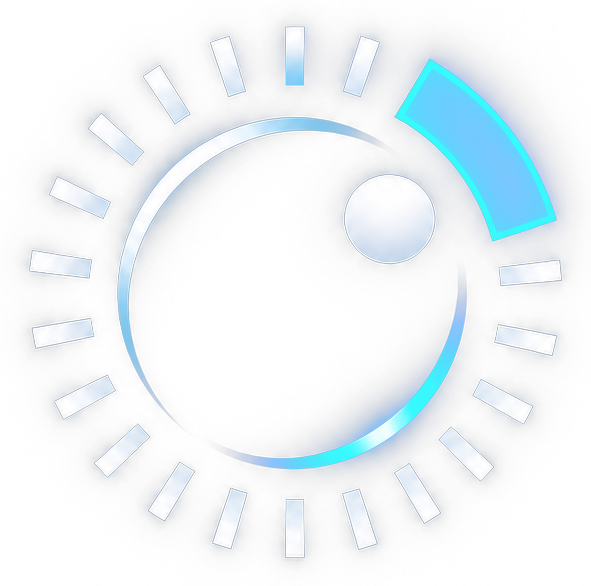
#> input picture iso/airootfs/opt/parametral-src/assets/parametral-mark-1024.png, 591 x 586 px
$ python make_branding_assets.py
#> lines starting #> are read from the running program, lines starting #| are printed output that depends on the picture
#!/usr/bin/env python3
"""Generate the artwork the boot splash and the login theme load at runtime.

Everything stays inside branding/ so the ISO build never depends on scripts/.

Both palettes are generated from the same geometry:
  * light — warm cream, ink watermark, soft white halo (default)
  * dark  — graphite, warm amber glow, light watermark, warm halo

The login theme ships BOTH backgrounds so it can flip live; the splash ships one
directory per palette because plymouth only reads one theme at a time.
"""
import os

from PIL import Image, ImageDraw, ImageFilter

ROOT = os.path.dirname(os.path.dirname(os.path.abspath(__file__)))
ASSETS = os.path.join(ROOT, "assets")
BRAND = os.path.join(ROOT, "branding")

W, H = 1920, 1080
MARK = os.path.join(ASSETS, "parametral-mark-1024.png")

PALETTES = {
    "light": {
        "top": (251, 247, 240),
        "bottom": (231, 219, 200),
        "glow1": ((255, 252, 242), 115),
        "glow2": ((233, 208, 168), 52),
        "mark": ((74, 63, 48), 0.062),
        "echo": ((74, 63, 48), 0.035),
        "halo": ((255, 253, 247), 200),
        "dot": (26, 26, 30, 235),
        "vig": ((62, 52, 40), 34),
    },
    "dark": {
        "top": (22, 24, 29),
        "bottom": (9, 10, 13),
        "glow1": ((255, 176, 102), 52),
        "glow2": ((90, 140, 220), 22),
        "mark": ((255, 246, 232), 0.14),
        "echo": ((255, 246, 232), 0.07),
        "halo": ((255, 236, 205), 92),
        "dot": (240, 235, 225, 230),
        "vig": ((0, 0, 0), 60),
    },
}


def gradient(p):
    strip = Image.new("RGB", (1, H))
    px = strip.load()
    for y in range(H):
        t = y / (H - 1)
        px[0, y] = tuple(round(a + (b - a) * t) for a, b in zip(p["top"], p["bottom"]))
    return strip.resize((W, H), Image.BILINEAR).convert("RGBA")


def glow(img, center, radius, color, strength):
    layer = Image.new("RGBA", img.size, (0, 0, 0, 0))
    d = ImageDraw.Draw(layer)
    cx, cy = center
    for i in range(24, 0, -1):
        r = radius * i / 24
        d.ellipse([cx - r, cy - r, cx + r, cy + r],
                  fill=color + (int(strength * (1 - i / 24) ** 1.5),))
    return Image.alpha_composite(img, layer.filter(ImageFilter.GaussianBlur(radius // 7)))


def vignette(img, color, amount):
    mask = Image.new("L", img.size, 0)
    ImageDraw.Draw(mask).ellipse([-W * 0.30, -H * 0.40, W * 1.30, H * 1.40], fill=255)
    mask = mask.filter(ImageFilter.GaussianBlur(240))
    dark = Image.new("RGBA", img.size, color + (255,))
    dark.putalpha(mask.point(lambda v: int((255 - v) * amount / 255)))
    return Image.alpha_composite(img, dark)


def watermark(color, alpha, size_px=1050, blur=10):
    """The mark recoloured to one flat colour, used as a background ghost."""
    mark = Image.open(MARK).convert("RGBA")
    mark.thumbnail((size_px, size_px), Image.LANCZOS)
    a = mark.split()[3].point(lambda v: int(v * alpha))
    flat = Image.new("RGBA", mark.size, color + (255,))
    flat.putalpha(a)
    return flat.filter(ImageFilter.GaussianBlur(blur))


def logo_glow(color, strength, size_px=620):
    g = Image.new("RGBA", (size_px, size_px), (0, 0, 0, 0))
    d = ImageDraw.Draw(g)
    c = size_px // 2
    for i in range(40, 0, -1):
        r = c * i / 40
        a = int(strength * (1 - i / 40) ** 2.2)
        d.ellipse([c - r, c - r, c + r, c + r], fill=color + (a,))
    return g.filter(ImageFilter.GaussianBlur(size_px // 14))


def background(p, with_watermark=True):
    img = gradient(p)
    img = glow(img, (W // 2, 380), 660, *p["glow1"])
    img = glow(img, (W // 2, 840), 920, *p["glow2"])
    if with_watermark:
        wm = watermark(*p["mark"])
        img.alpha_composite(wm, (int(W * 0.80) - wm.width // 2,
                                 int(H * 0.17) - wm.height // 2))
        echo = watermark(*p["echo"], size_px=760, blur=14)
        img.alpha_composite(echo, (int(W * 0.14) - echo.width // 2,
                                   int(H * 0.88) - echo.height // 2))
    img = vignette(img, *p["vig"])
    return img.convert("RGB")


def dot(color):
    d = Image.new("RGBA", (14, 14), (0, 0, 0, 0))
    ImageDraw.Draw(d).ellipse([2, 2, 11, 11], fill=color)
    return d.filter(ImageFilter.GaussianBlur(0.6))


def write_logos(d):
    mark = Image.open(MARK).convert("RGBA")
    mark.thumbnail((256, 256), Image.LANCZOS)
    mark.save(os.path.join(d, "logo.png"))

    big = Image.open(MARK).convert("RGBA")
    big.thumbnail((420, 420), Image.LANCZOS)
    big.save(os.path.join(d, "logo-large.png"))


def main():
    light, dark = PALETTES["light"], PALETTES["dark"]

    # ---- boot splash: one directory per palette ------------------------------
    for name, p in (("parametral", light), ("parametral-dark", dark)):
        d = os.path.join(BRAND, "plymouth", name)
        os.makedirs(d, exist_ok=True)
        background(p, with_watermark=False).save(os.path.join(d, "background.png"), optimize=True)
#> in background, `img = gradient(p)`:
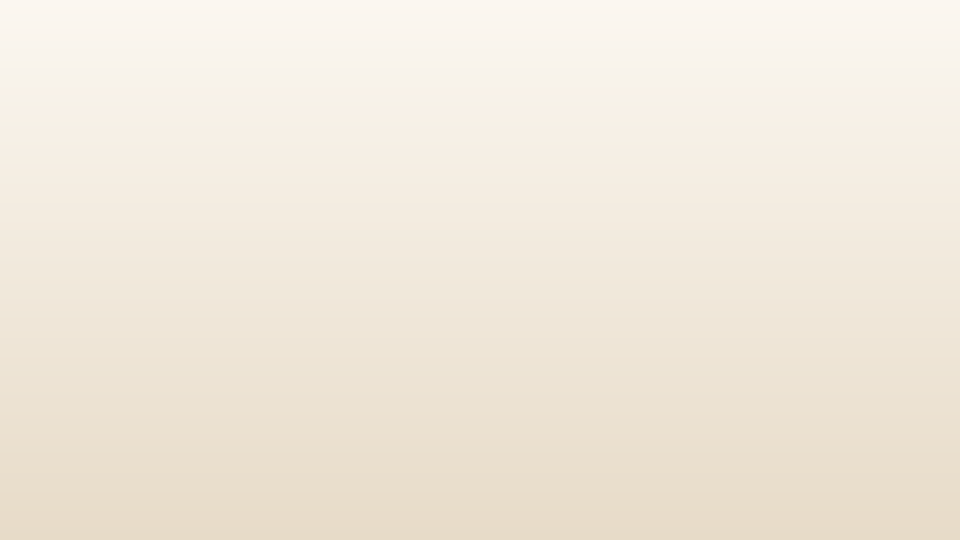
#> img: PIL image 1920x1080 RGBA (shown at 1/2 size); mean R, G, B, A 241, 233, 220, 255
#> in glow, `layer = Image.new("RGBA", img.size, (0, 0, 0, 0))`: layer: PIL image 1920x1080 RGBA; every value is 0
#> in vignette, `mask = Image.new("L", img.size, 0)`: mask: PIL image 1920x1080 L; every value is 0
#> in vignette, `ImageDraw.Draw(mask).ellipse([-W * 0.30, -H * 0.40, W * 1.30, H * 1.40..`: mask: PIL image 1920x1080 L; every value is 255
#> in vignette, `dark = Image.new("RGBA", img.size, color + (255,))`:
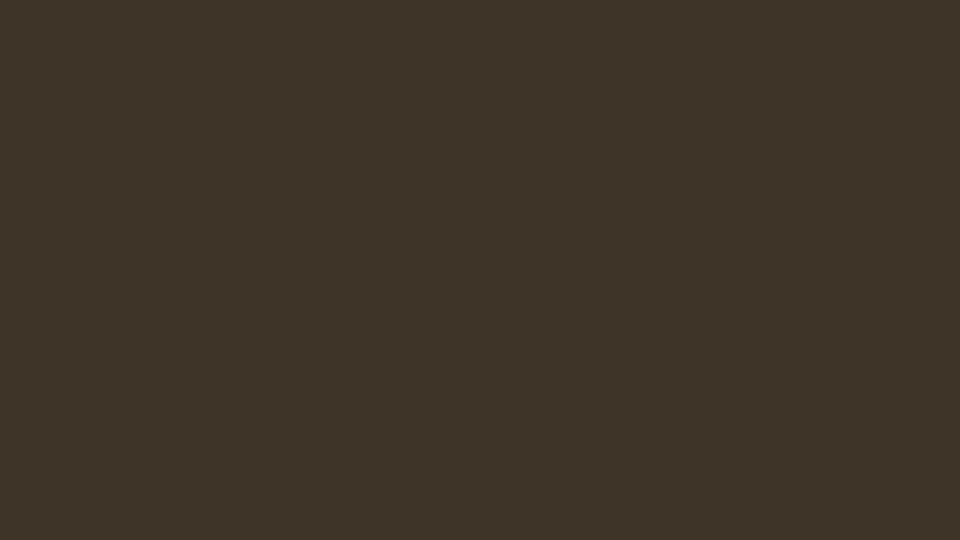
#> dark: PIL image 1920x1080 RGBA (shown at 1/2 size); mean R, G, B, A 62, 52, 40, 255
        write_logos(d)
#> in write_logos, mark is the input picture: PIL image 591x586 RGBA; mean R, G, B, A 22.7, 38.3, 51.9, 38.1
        dot(p["dot"]).save(os.path.join(d, "dot.png"))
        print("wrote", d)

    # ---- login theme: one directory, both backgrounds ------------------------
    d = os.path.join(BRAND, "sddm", "parametral")
    os.makedirs(d, exist_ok=True)
    background(light, True).save(os.path.join(d, "background.png"), optimize=True)
#> in watermark, `a = mark.split()[3].point(lambda v: int(v * alpha))`:
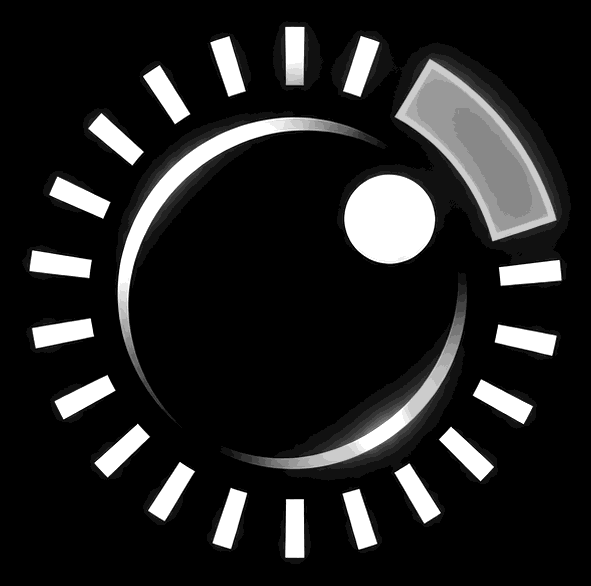
#> a: PIL image 591x586 L; min 0, max 15, mean 2.05; drawn with min black and max white
#> in watermark, `flat = Image.new("RGBA", mark.size, color + (255,))`:
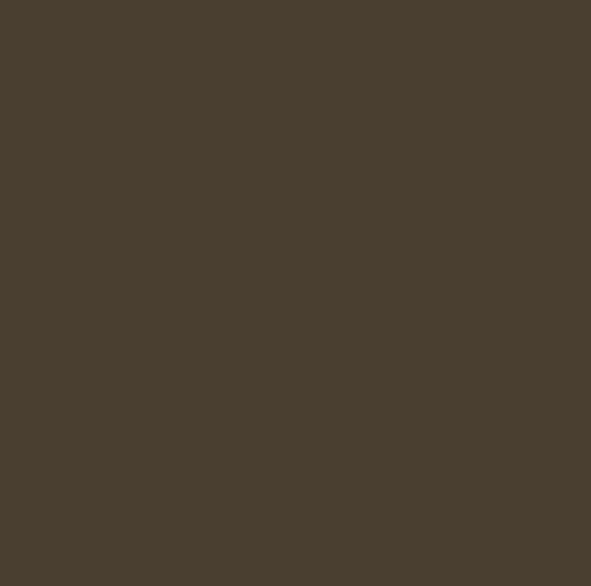
#> flat: PIL image 591x586 RGBA; mean R, G, B, A 74, 63, 48, 255
#> in watermark, `flat.putalpha(a)`:
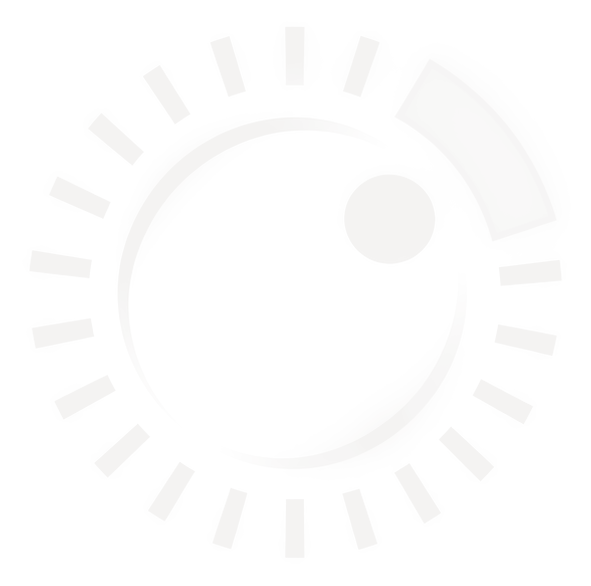
#> flat: PIL image 591x586 RGBA; mean R, G, B, A 74, 63, 48, 2; transparent parts drawn white
    background(dark, True).save(os.path.join(d, "background-dark.png"), optimize=True)
#> call 4 of background, with with_watermark = True
#> call 3 of watermark, with color = (255, 246, 232), alpha = 0.14, size_px = 1050, blur = 10
#> in watermark (call 3), `flat = Image.new("RGBA", mark.size, color + (255,))`:
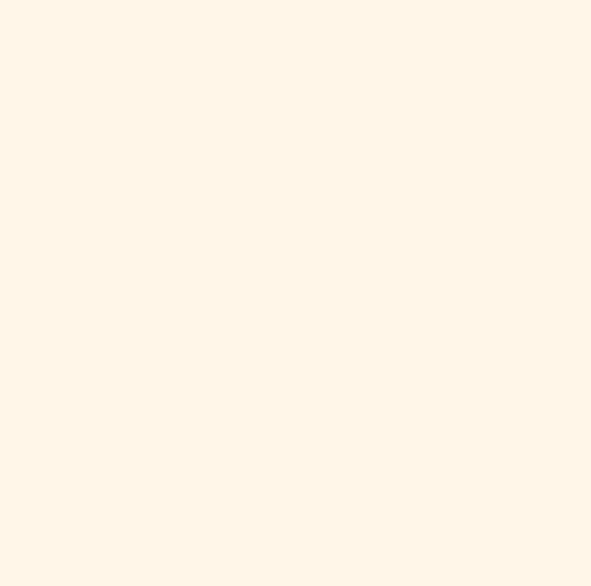
#> flat: PIL image 591x586 RGBA; mean R, G, B, A 255, 246, 232, 255
#> in background (call 4), `img.alpha_composite(wm, (int(W * 0.80) - wm.width // 2, int(H * 0.17) ..`:
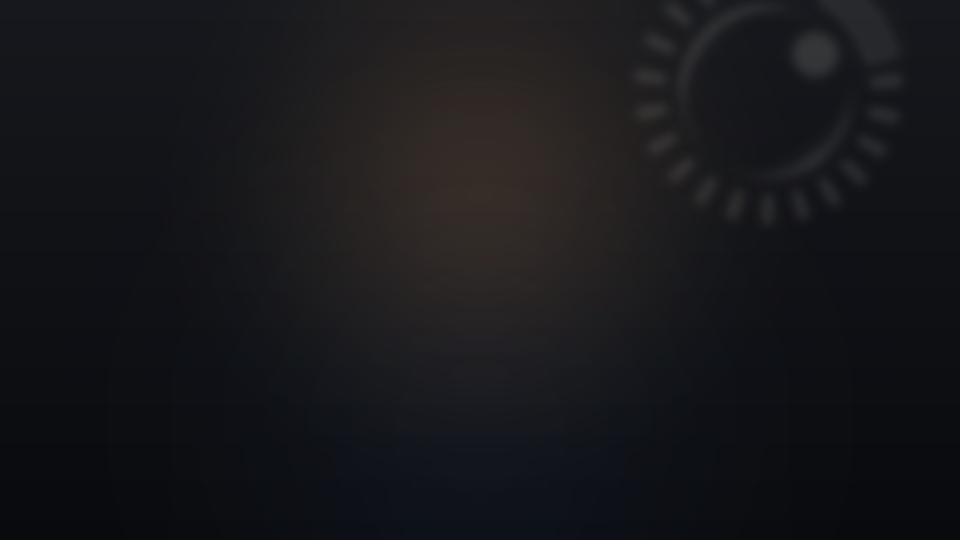
#> img: PIL image 1920x1080 RGBA (shown at 1/2 size); mean R, G, B, A 23.2, 23.5, 26.7, 255
    write_logos(d)
    logo_glow(*light["halo"]).save(os.path.join(d, "logo-glow.png"))
#> in logo_glow, `g = Image.new("RGBA", (size_px, size_px), (0, 0, 0, 0))`: g: PIL image 620x620 RGBA; every value is 0
    logo_glow(*dark["halo"]).save(os.path.join(d, "logo-glow-dark.png"))
    print("wrote", d)


if __name__ == "__main__":
    main()
